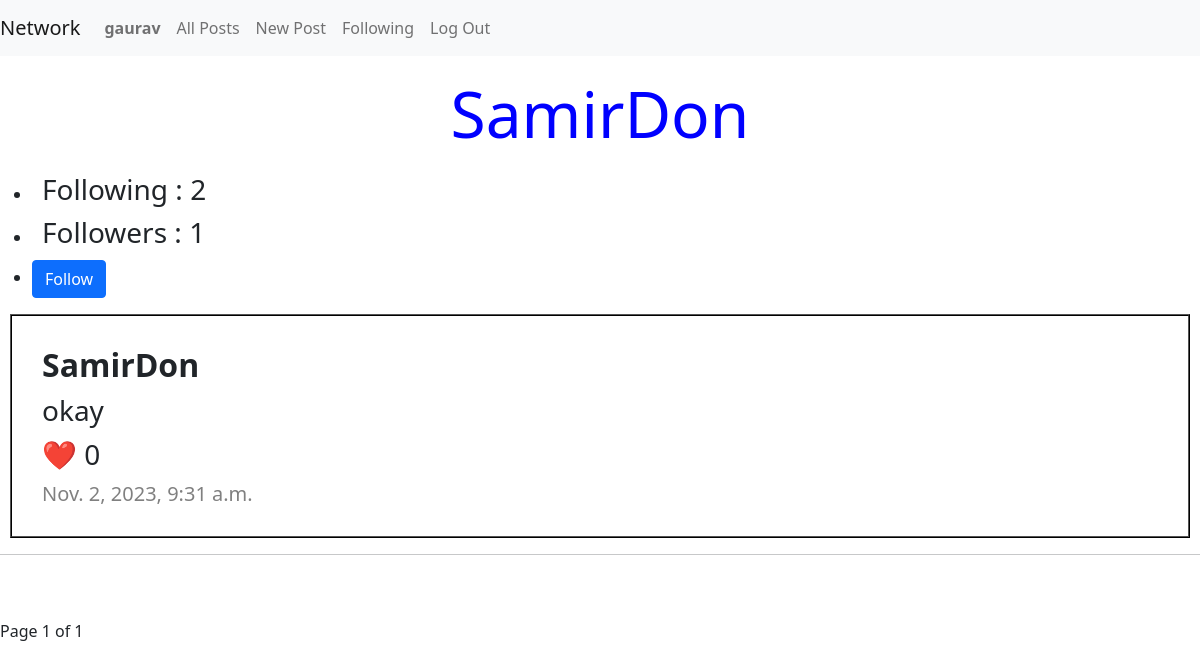
The app's page /user/7 (signed in) with its own data.
### network/models.py (models this page shows, shortened)
class User(AbstractUser):
    follower = models.TextField(default="", null=True)
    following = models.TextField(default="", null=True)
    pass

class Post(models.Model):
    user = models.ForeignKey(User, on_delete=models.CASCADE)
    content = models.TextField()
    creation_date = models.DateTimeField(auto_now_add=True)
    likes = models.IntegerField(default=0)
    edited = models.BooleanField(default=False)
    likers = models.TextField(default="", null=True)

### network/views.py (the view, shortened to what this page needs)
# urls.py: path("user/<int:user_id>", views.userpage, name="userpage"),
@login_required(login_url=LOGIN_URL )
def userpage(request, user_id ):
    requested_user = User.objects.get(id=user_id)
    logged_user = User.objects.get(id= request.user.id)
    if request.method  == "GET":
        posts = Post.objects.filter(user=user_id).order_by('-creation_date')
        if request.user.id == user_id:
            show_follow = False
        else:
            show_follow = True
        logged_following_list = logged_user.following.split(",")
        if str(user_id) in  logged_following_list:
            is_following = True
        else:
            is_following = False
        paginator = Paginator(posts, MAX_POSTS)
        page = request.GET.get('page')
        posts_paginator = paginator.get_page(page)
        return render(request, "network/userpage.html",{
            "username" : requested_user.username,
            "posts" : posts,
            "followers" : len(requested_user.follower.split(",")),
            "following" : len(requested_user.following.split(",")),
            "is_following" : is_following,
            "show_follow" : show_follow,
            "user_id" : user_id,
            "page" : posts_paginator
            })

### network/templates/network/userpage.html (shortened to what this page needs)
{% extends "network/layout.html" %}
{% load static %}
{% block body %}
    <center><h1 style="color: blue; font-size: 400%; padding: 10px">{{ username }}</h1></center>
    <ul class = "following-bar">
        <li>
            <h3>Following : {{ following }}</h3>
        </li>
        <li>
            <h3>Followers : {{ followers }}</h3>
        </li>
        <li>
            {% if user.is_authenticated %}
                {% if show_follow %}
                    {% if is_following %}
                    <form action="{% url "userpage" user_id %}" method="post" >{% csrf_token %}
                        <input type="hidden" name="frequest" value="unfollow">
                        <button type="submit" class="btn btn-danger">unfollow</button>
                    </form>
                    {% else %}
                    <form action="{% url "userpage" user_id %}" method="post" >{% csrf_token %}
                        <button type="submit" class="btn btn-primary">Follow</button>
                    </form>
                    {% endif %}
                {% endif %}
            {% endif %}
        </li>
    </ul>
    {% if posts %}
    {% for post in page %}
        <div class="post">
            <h2>{{ post.user.username }}</h2>
            <h3>{{ post.content }}</h3>
            <h3>❤️ {{ post.likes }}</h3>
            <h5>{{ post.creation_date }}</h5>
        </div>
    {% endfor %}
        {% else %}
            <center><h1 style="color: red; font-weight: Bolder; font-size: 900%;padding: 70px 0;">No posts :(</h1></center>
    {% endif %}
    <hr><br><br>
    <div class="pagination">
     <center>
     Page {{ page.number }} of {{page.paginator.num_pages}}
     </center>
     <br></div>
{% endblock body %}

### network/templates/network/layout.html (shortened to what this page needs)
{% load static %}
<!DOCTYPE html>
<html lang="en">
    <head>
        <link
        href="https://cdn.jsdelivr.net/npm/bootstrap@5.0.0/dist/css/bootstrap.min.css"
        rel="stylesheet"
      />
        <link href="{% static 'network/styles.css' %}" rel="stylesheet">
    </head>
    <body>
        <nav class="navbar navbar-expand-lg navbar-light bg-light">
            <a class="navbar-brand" href="{% url 'index' %}">Network</a>
            <div>
              <ul class="navbar-nav mr-auto">
                {% if user.is_authenticated %}
                    <li class="nav-item">
                        <a class="nav-link" href="{% url "userpage" user.id %}"><strong>{{ user.username }}</strong></a>
                    </li>
                {% endif %}
                <li class="nav-item">
                  <a class="nav-link" href="{% url 'index' %}">All Posts</a>
                </li>
                {% if user.is_authenticated %}
                    <li class="nav-item">
                        <a class="nav-link" href="{% url 'newpost' %}">New Post</a>
                    </li>
                    <li class="nav-item">
                        <a class="nav-link" href="{% url "followingfeed" %}">Following</a>
                    </li>
                    <li class="nav-item">
                        <a class="nav-link" href="{% url 'logout' %}">Log Out</a>
                    </li>
                {% endif %}
              </ul>
            </div>
          </nav>
        <div class="body">
            {% block body %}
            {% endblock %}
        </div>
    </body>
</html>

### network/static/network/styles.css (style rules this page uses)
h1 { margin: 10px; }
.post { margin: 10px; padding: 20px; border: black 2px ridge; }
h2, h3, h5 ,h1 { margin: 10px; }
h2 { font-weight: bolder; }
h5 { font-weight: lighter; color: gray; }

### records on screen
User: username "gaurav"
User: username "SamirDon"
Post: user.username "SamirDon", content "okay", likes "0", creation_date "Nov. 2, 2023, 9:31 a.m."

### other values on screen
{{ following }} "2"
{{ followers }} "1"
{{ page.number }} "1"
{{ page.paginator.num_pages }} "1"
